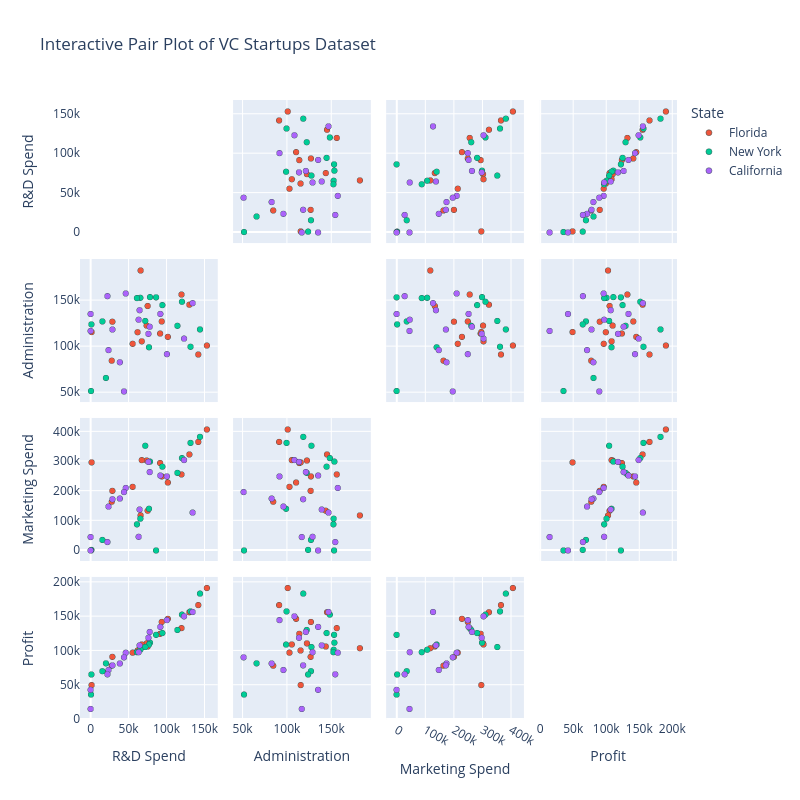

Notebook code for this chart:
### Code cell
import plotly.express as px

# Select numeric columns
numeric_cols = ['R&D Spend', 'Administration', 'Marketing Spend', 'Profit']

# Create interactive scatter matrix (pair plot)
fig = px.scatter_matrix(
    df,
    dimensions=numeric_cols,   # columns to include
    color='State' if 'State' in df.columns else None,  # color by State if available
    title="Interactive Pair Plot of VC Startups Dataset",
    labels={col: col.replace(" ", "\n") for col in numeric_cols},  # nicer axis labels
    hover_data=df.columns      # show all info on hover
)

# Improve layout aesthetics
fig.update_traces(diagonal_visible=False, marker=dict(size=6, line=dict(width=0.5, color='DarkSlateGrey')))
fig.update_layout(height=800, width=800)

fig.show()

### Figure 1 — Plotly figure (JSON) as saved in the notebook; plotly's stock layout.template omitted (floating-point values rounded to 4 significant figures)
{"data": [{"customdata": [[153400.0, 101100.0, 407900.0, "Florida", 191100.0], [142100.0, 91390.0, 366200.0, "Florida", 166200.0], [130300.0, 145500.0, 323900.0, "Florida", 155800.0], [101900.0, 110600.0, 229200.0, "Florida", 146100.0], [93860.0, 127300.0, 249800.0, "Florida", 141600.0], [119900.0, 156500.0, 256500.0, "Florida", 132600.0], [91750.0, 114200.0, 294900.0, "Florida", 124300.0], [73990.0, 122800.0, 303300.0, "Florida", 110400.0], [67530.0, 105800.0, 304800.0, "Florida", 108700.0], [75330.0, 144100.0, 134100.0, "Florida", 105700.0], [66050.0, 182600.0, 118100.0, "Florida", 103300.0], [61990.0, 115600.0, null, "Florida", 99940.0], [55490.0, 103100.0, 214600.0, "Florida", 96780.0], [28660.0, 127100.0, 201100.0, "Florida", 90710.0], [27890.0, 84710.0, 164500.0, "Florida", 77800.0], [1315.0, 115800.0, 297100.0, "Florida", 49490.0]], "diagonal": {"visible": false}, "dimensions": [{"axis": {"matches": true}, "label": "R&D\nSpend", "values": [153400.0, 142100.0, 130300.0, 101900.0, 93860.0, 119900.0, 91750.0, 73990.0, 67530.0, 75330.0, 66050.0, 61990.0, 55490.0, 28660.0, 27890.0, 1315.0]}, {"axis": {"matches": true}, "label": "Administration", "values": [101100.0, 91390.0, 145500.0, 110600.0, 127300.0, 156500.0, 114200.0, 122800.0, 105800.0, 144100.0, 182600.0, 115600.0, 103100.0, 127100.0, 84710.0, 115800.0]}, {"axis": {"matches": true}, "label": "Marketing\nSpend", "values": [407900.0, 366200.0, 323900.0, 229200.0, 249800.0, 256500.0, 294900.0, 303300.0, 304800.0, 134100.0, 118100.0, null, 214600.0, 201100.0, 164500.0, 297100.0]}, {"axis": {"matches": true}, "label": "Profit", "values": [191100.0, 166200.0, 155800.0, 146100.0, 141600.0, 132600.0, 124300.0, 110400.0, 108700.0, 105700.0, 103300.0, 99940.0, 96780.0, 90710.0, 77800.0, 49490.0]}], "hovertemplate": "State=%{customdata[3]}<br>%{xaxis.title.text}=%{x}<br>%{yaxis.title.text}=%{y}<br>R&D\nSpend=%{customdata[0]}<br>Administration=%{customdata[1]}<br>Marketing\nSpend=%{customdata[2]}<br>Profit=%{customdata[4]}<extra></extra>", "legendgroup": "Florida", "marker": {"color": "#EF553B", "line": {"color": "DarkSlateGrey", "width": 0.5}, "size": 6, "symbol": "circle"}, "name": "Florida", "showlegend": true, "type": "splom"}, {"customdata": [[144400.0, 118700.0, 383200.0, "New York", 182900.0], [131900.0, 99810.0, 362900.0, "New York", 157000.0], [120500.0, 148700.0, 311600.0, "New York", 152200.0], [114500.0, 122600.0, 261800.0, "New York", 129900.0], [94660.0, 145100.0, 282600.0, "New York", 125400.0], [86420.0, 153500.0, 0, "New York", 122800.0], [78390.0, 153800.0, 299700.0, "New York", 111300.0], [77040.0, 99280.0, 140600.0, "New York", 108600.0], [72110.0, 127900.0, 353200.0, "New York", 105000.0], [65610.0, 153000.0, 107100.0, "New York", 101000.0], [61140.0, 152700.0, 88220.0, "New York", 97480.0], [null, null, null, "New York", 96480.0], [20230.0, 65950.0, null, "New York", 81230.0], [15510.0, 127400.0, 35530.0, "New York", 69760.0], [1000.0, 124200.0, 1904.0, "New York", 64930.0], [542.0, 51740.0, 0, "New York", 35670.0]], "diagonal": {"visible": false}, "dimensions": [{"axis": {"matches": true}, "label": "R&D\nSpend", "values": [144400.0, 131900.0, 120500.0, 114500.0, 94660.0, 86420.0, 78390.0, 77040.0, 72110.0, 65610.0, 61140.0, null, 20230.0, 15510.0, 1000.0, 542.0]}, {"axis": {"matches": true}, "label": "Administration", "values": [118700.0, 99810.0, 148700.0, 122600.0, 145100.0, 153500.0, 153800.0, 99280.0, 127900.0, 153000.0, 152700.0, null, 65950.0, 127400.0, 124200.0, 51740.0]}, {"axis": {"matches": true}, "label": "Marketing\nSpend", "values": [383200.0, 362900.0, 311600.0, 261800.0, 282600.0, 0, 299700.0, 140600.0, 353200.0, 107100.0, 88220.0, null, null, 35530.0, 1904.0, 0]}, {"axis": {"matches": true}, "label": "Profit", "values": [182900.0, 157000.0, 152200.0, 129900.0, 125400.0, 122800.0, 111300.0, 108600.0, 105000.0, 101000.0, 97480.0, 96480.0, 81230.0, 69760.0, 64930.0, 35670.0]}], "hovertemplate": "State=%{customdata[3]}<br>%{xaxis.title.text}=%{x}<br>%{yaxis.title.text}=%{y}<br>R&D\nSpend=%{customdata[0]}<br>Administration=%{customdata[1]}<br>Marketing\nSpend=%{customdata[2]}<br>Profit=%{customdata[4]}<extra></extra>", "legendgroup": "New York", "marker": {"color": "#00cc96", "line": {"color": "DarkSlateGrey", "width": 0.5}, "size": 6, "symbol": "circle"}, "name": "New York", "showlegend": true, "type": "splom"}, {"customdata": [[134600.0, 147200.0, 127700.0, "California", 156100.0], [123300.0, 108700.0, 305000.0, "California", 149800.0], [100700.0, 91790.0, 249700.0, "California", 144300.0], [91990.0, 135500.0, 252700.0, "California", 134300.0], [78010.0, 121600.0, 264300.0, "California", 127000.0], [76250.0, 113900.0, 298700.0, "California", 118500.0], [64660.0, 139600.0, 138000.0, "California", 107400.0], [63410.0, 129200.0, 46090.0, "California", 97430.0], [46430.0, 157700.0, 210800.0, "California", 96710.0], [44070.0, 51280.0, 197000.0, "California", 89950.0], [38560.0, 82980.0, 175000.0, "California", 81010.0], [28750.0, 118500.0, 172800.0, "California", 78240.0], [23640.0, 96190.0, 148000.0, "California", 71500.0], [22180.0, 154800.0, 28330.0, "California", 65200.0], [0, 135400.0, 0, "California", 42560.0], [0, 117000.0, 45170.0, "California", 14680.0]], "diagonal": {"visible": false}, "dimensions": [{"axis": {"matches": true}, "label": "R&D\nSpend", "values": [134600.0, 123300.0, 100700.0, 91990.0, 78010.0, 76250.0, 64660.0, 63410.0, 46430.0, 44070.0, 38560.0, 28750.0, 23640.0, 22180.0, 0, 0]}, {"axis": {"matches": true}, "label": "Administration", "values": [147200.0, 108700.0, 91790.0, 135500.0, 121600.0, 113900.0, 139600.0, 129200.0, 157700.0, 51280.0, 82980.0, 118500.0, 96190.0, 154800.0, 135400.0, 117000.0]}, {"axis": {"matches": true}, "label": "Marketing\nSpend", "values": [127700.0, 305000.0, 249700.0, 252700.0, 264300.0, 298700.0, 138000.0, 46090.0, 210800.0, 197000.0, 175000.0, 172800.0, 148000.0, 28330.0, 0, 45170.0]}, {"axis": {"matches": true}, "label": "Profit", "values": [156100.0, 149800.0, 144300.0, 134300.0, 127000.0, 118500.0, 107400.0, 97430.0, 96710.0, 89950.0, 81010.0, 78240.0, 71500.0, 65200.0, 42560.0, 14680.0]}], "hovertemplate": "State=%{customdata[3]}<br>%{xaxis.title.text}=%{x}<br>%{yaxis.title.text}=%{y}<br>R&D\nSpend=%{customdata[0]}<br>Administration=%{customdata[1]}<br>Marketing\nSpend=%{customdata[2]}<br>Profit=%{customdata[4]}<extra></extra>", "legendgroup": "California", "marker": {"color": "#ab63fa", "line": {"color": "DarkSlateGrey", "width": 0.5}, "size": 6, "symbol": "circle"}, "name": "California", "showlegend": true, "type": "splom"}], "layout": {"dragmode": "select", "height": 800, "legend": {"title": {"text": "State"}, "tracegroupgap": 0}, "title": {"text": "Interactive Pair Plot of VC Startups Dataset"}, "width": 800}}
